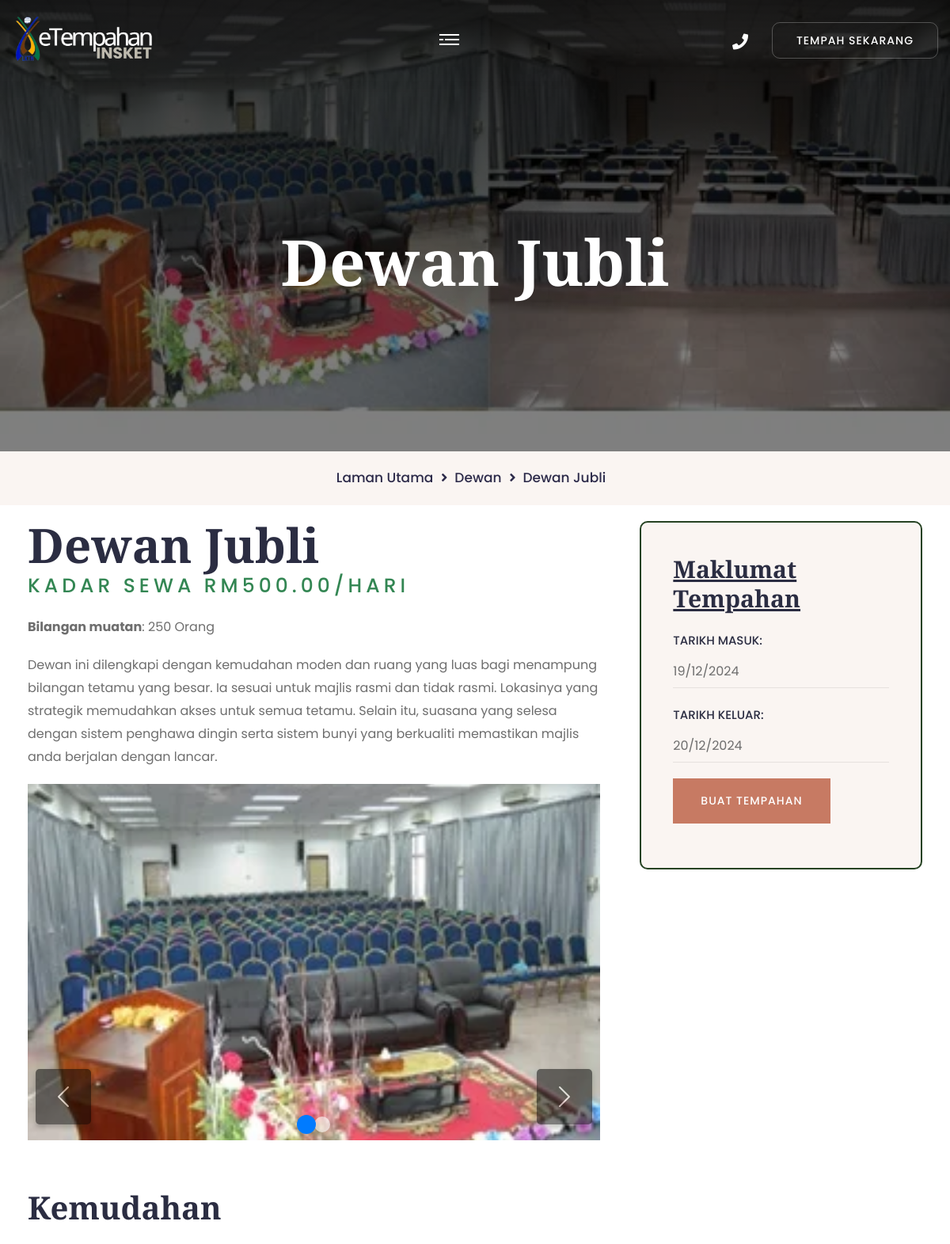
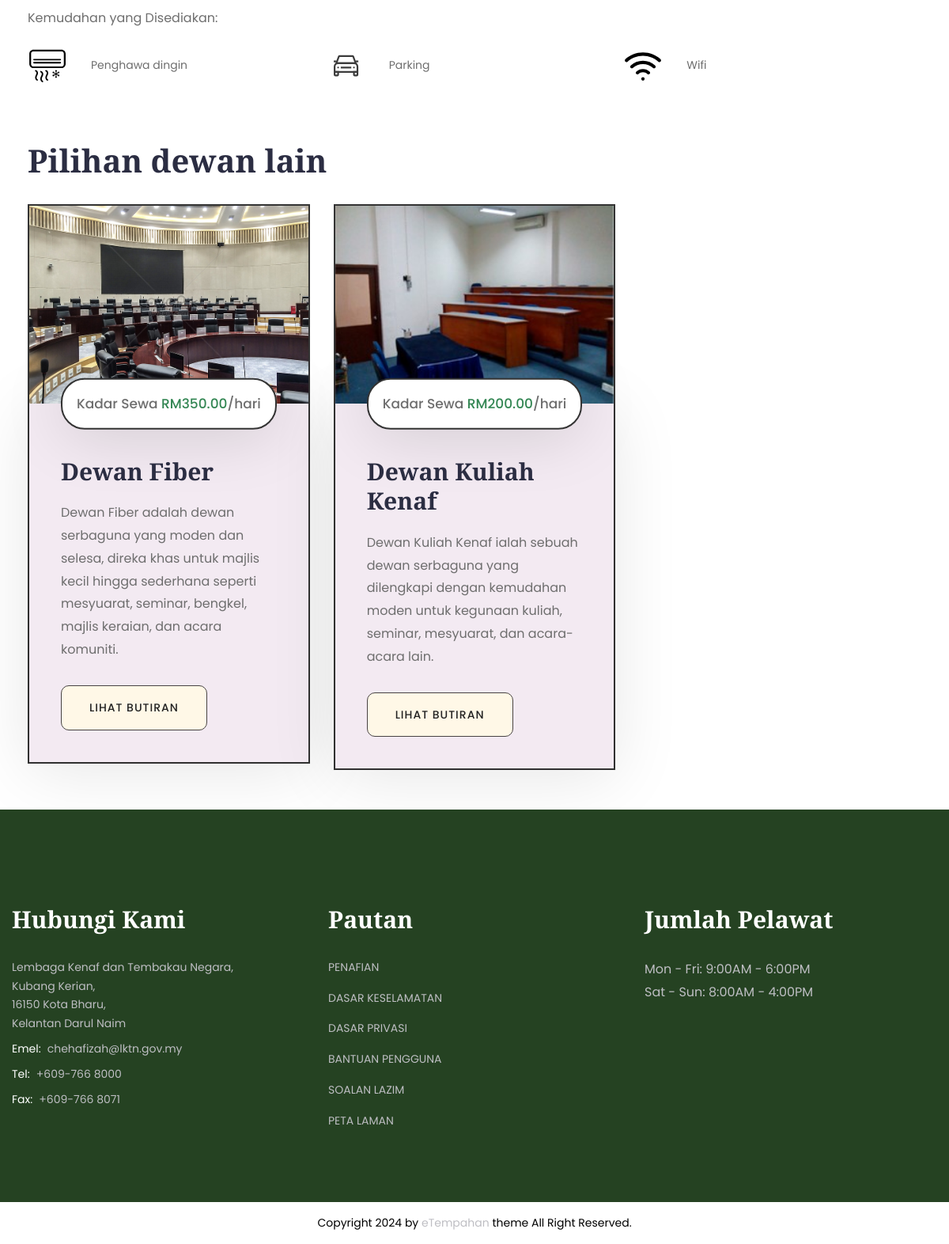
Screenshot of /dewanDetail.php?id_dewan=25 with the database file from the repository (2 pictures, top to bottom).
### tables this page shows
CREATE TABLE `url_gambar` (
  `id_gambar` int(10) NOT NULL,
  `jenis_gambar` enum('main','banner','add','') DEFAULT NULL,
  `url_gambar` text DEFAULT NULL,
  `id_bilik` int(10) DEFAULT NULL,
  `id_perkahwinan` int(10) DEFAULT NULL,
  `id_dewan` int(11) DEFAULT NULL
);

CREATE TABLE `dewan` (
  `id_dewan` int(11) NOT NULL,
  `nama_dewan` varchar(50) NOT NULL,
  `kadar_sewa` decimal(10,2) NOT NULL,
  `bilangan_muatan` int(11) NOT NULL,
  `penerangan` varchar(550) NOT NULL,
  `penerangan_ringkas` varchar(250) NOT NULL,
  `penerangan_kemudahan` varchar(250) NOT NULL,
  `status_dewan` enum('Tersedia','Tidak Tersedia') NOT NULL,
  `max_capacity` int(11) NOT NULL,
  `mula_tidak_tersedia` datetime DEFAULT NULL,
  `tamat_tidak_tersedia` datetime DEFAULT NULL
);

CREATE TABLE `kemudahan` (
  `id_kemudahan` int(11) NOT NULL,
  `nama` varchar(25) DEFAULT NULL,
  `icon_url` varchar(100) DEFAULT NULL
);

### dewanDetail.php (the view, shortened to what this page needs)
<!DOCTYPE html>
<html lang="en">
<head>
    <link href="assets/css/bootstrap.css" rel="stylesheet">
    <link href="assets/css/style.css" rel="stylesheet">
    <link href="assets/css/responsive.css" rel="stylesheet">
    <link href="assets/css/color.css" rel="stylesheet">
    <link href="assets/css/preloader.css" rel="stylesheet">
</head>
<body>
    <div class="page-wrapper">
        <?php include 'partials/header.php'; ?>
        <?php
        $conn = DBConnection::getConnection();
        if (isset($_GET['id_dewan'])) {
            $id_dewan = $_GET['id_dewan'];
        } else {
            echo '<div class="alert alert-danger">ID Dewan tidak ditemui.</div>';
            exit;
        }
        $query = "
			SELECT
				dewan.id_dewan,
				dewan.nama_dewan,
				dewan.kadar_sewa,
				dewan.bilangan_muatan,
				dewan.penerangan,
				dewan.penerangan_ringkas,
				dewan.penerangan_kemudahan,
				dewan.status_dewan,
				dewan.max_capacity,
				url_gambar.url_gambar,
				url_gambar.jenis_gambar
			FROM dewan
				LEFT JOIN url_gambar ON dewan.id_dewan = url_gambar.id_dewan
				WHERE dewan.id_dewan = ?
				";
        $stmt = $conn->prepare($query);
        $stmt->bind_param("i", $id_dewan);
        $stmt->execute();
        $result = $stmt->get_result();
        if ($result->num_rows > 0) {
            $utama_image = '';
            $banner_image = '';
            $tambahan_images = [];
            while ($row = $result->fetch_assoc()) {
                $id_dewan = $row['id_dewan'];
                $nama_dewan = $row['nama_dewan'];
                $kadar_sewa = $row['kadar_sewa'];
                $bilangan_muatan = $row['bilangan_muatan'];
                $penerangan = $row['penerangan'];
                $penerangan_kemudahan = $row['penerangan_kemudahan'];
                $url_gambar = $row['url_gambar'];
                $jenis_gambar = $row['jenis_gambar'];
                if ($jenis_gambar == 'main') {
                    $utama_image = $url_gambar;
                } elseif ($jenis_gambar == 'banner') {
                    $banner_image = $url_gambar;
                } elseif ($jenis_gambar == 'add') {
                    $tambahan_images[] = $url_gambar;
                }
            }
            ?>
            <div class="page-title" style="
                    background-image: url('adminDashboard/controller/<?php echo $banner_image; ?>');
                    background-repeat: no-repeat;
                    background-size: cover;
                    background-position: center;
                ">
                <div class="auto-container">
                    <h1><?php echo $nama_dewan; ?></h1>
                </div>
            </div>
            <div class="bredcrumb-wrap">
                <div class="auto-container">
                    <ul class="bredcrumb-list">
                        <li><a href="index.php">Laman Utama</a></li>
                        <li><a href="kemudahanDewan.php">Dewan</a></li>
                        <li><?php echo $nama_dewan; ?></li>
                    </ul>
                </div>
            </div>
            <?php
        } else {
            echo "<p>No details found for the selected hall.</p>";
        }
        ?>
        <section class="section-padding">
            <div class="auto-container">
                <div class="row">
                    <div class="col-lg-8 pe-lg-35">
                        <div class="single-post">
                            <h2 class="mb_10"><?php echo $nama_dewan; ?></h2>
                            <span class="section_heading_title_small" style="font-size: 25px;">Kadar Sewa
                                RM<?php echo htmlspecialchars(number_format($kadar_sewa, 2)); ?>/hari</span>
                            <p class="mb_20 mt_20"><strong>Bilangan muatan</strong>:
                                <?php echo htmlspecialchars($bilangan_muatan); ?> Orang</p>
                            <p class="mb_20"><?php echo htmlspecialchars($penerangan); ?></p>
                            <div id="imageCarousel" class="carousel slide mb_60" data-bs-ride="carousel">
                                <div class="carousel-inner">
                                    <?php if (!empty($utama_image)) { ?>
                                        <div class="carousel-item active">
                                            <img src="adminDashboard/controller/<?php echo $utama_image; ?>"
                                                alt="Gambar Utama" class="d-block w-100"
                                                style="height: 450px; object-fit: cover;">
                                        </div>
                                    <?php } ?>
                                </div>
                                <div class="carousel-indicators">
                                    <?php if (!empty($utama_image)) { ?>
                                        <button type="button" data-bs-target="#imageCarousel" data-bs-slide-to="0"
                                            class="active" aria-label="Slide 1"></button>
                                    <?php } ?>
                                    <?php
                                    if (!empty($tambahan_images)) {
                                        foreach ($tambahan_images as $index => $image) {
                                            $active_class = ($index == 0 && empty($utama_image)) ? 'active' : '';
                                            ?>
                                            <button type="button" data-bs-target="#imageCarousel"
                                                data-bs-slide-to="<?php echo $index + 1; ?>"
                                                class="<?php echo $active_class; ?>"
                                                aria-label="Slide <?php echo $index + 1; ?>"></button>
                                            <?php
                                        }
                                    }
                                    ?>
                                </div>
                                <button class="carousel-control-prev" type="button" data-bs-target="#imageCarousel"
                                    data-bs-slide="prev">
                                    <span class="carousel-control-prev-icon" aria-hidden="true"></span>
                                </button>
                                <button class="carousel-control-next" type="button" data-bs-target="#imageCarousel"
                                    data-bs-slide="next">
                                    <span class="carousel-control-next-icon" aria-hidden="true"></span>
                                </button>
                            </div>
                        </div>
                    </div>
                    <div class="col-lg-4">
                        <div class="widget mb_40 gray-bg p_40" style="border: #254222 solid 2px;">
                            <h4 class="mb_20"><u>Maklumat Tempahan</u></h4>
                            <div class="booking-form-3">
                                <form class="hotel-booking-form-1-form d-block"
                                    action="Controller/1_dewan.php?id_dewan=<?php echo htmlspecialchars($id_dewan); ?>"
                                    method="POST">
                                    <div class="form-group">
                                        <p class="hotel-booking-form-1-label">TARIKH MASUK:</p>
                                        <input type="text" placeholder="dd/mm/yyyy" name="checkInDate"
                                            id="nd_booking_archive_form_date_range_from" value="" />
                                    </div>
                                    <div class="form-group">
                                        <p class="hotel-booking-form-1-label">TARIKH KELUAR:</p>
                                        <input type="text" placeholder="dd/mm/yyyy" name="checkOutDate"
                                            id="nd_booking_archive_form_date_range_to" value="" />
                                    </div>
                                    <div class="form-group mb-3">
                                        <button type="submit" class="btn-1">Buat Tempahan<span></span></button>
                                    </div>
                                </form>
                            </div>
                        </div>
                    </div>
                    <h3 class="fs_40 mb_30">Kemudahan</h3>
                    <p class="mb_20"><?php echo htmlspecialchars($penerangan_kemudahan); ?></p>
                    <div class="row">
                        <?php
                        $query = "
							SELECT k.nama, k.icon_url
							FROM kemudahan k
							JOIN dewan_kemudahan dk ON k.id_kemudahan = dk.id_kemudahan
							WHERE dk.id_dewan = ?
						";
                        if ($stmt = $conn->prepare($query)) {
                            $stmt->bind_param("i", $id_dewan);
                            $stmt->execute();
                            $result = $stmt->get_result();
                            if ($result->num_rows > 0) {
                                while ($row = $result->fetch_assoc()) {
                                    $nama_kemudahan = $row['nama'];
                                    $icon_url = $row['icon_url'];
                                    echo '<div class="col-4">';
                                    echo '<div class="kemudahan-item">';
                                    if ($icon_url) {
                                        echo '<img src="' . $icon_url . '" alt="' . $nama_kemudahan . '" style="height: 50px; margin-right: 30px;">';
                                    }
                                    echo $nama_kemudahan;
                                    echo '</div>';
                                    echo '</div>';
                                }
                            } else {
                                echo '<div class="col-12">Tiada kemudahan tersedia.</div>';
                            }
                        }
                        ?>
                    </div>
                </div>
            </div>
        </section>
        <?php include 'partials/additional_dewan.php'; ?>
        <?php include 'partials/footer.php'; ?>
    </div>
    <div class="scroll-to-top">
        <div>
        </div>
    </div>
</body>
</html>

### partials/additional_dewan.php (shortened to what this page needs)
<section class="section-padding">
    <div class="auto-container">
        <div class="section_heading text-left mb_30 mt_30">
            <h3 class="section_heading_title_big">Pilihan dewan lain</h3>
        </div>
        <div class="row">
            <?php
            try {
                if (isset($_GET['id_dewan'])) {
                    $selected_id_dewan = (int)$_GET['id_dewan'];
                } elseif (isset($_SESSION['id_dewan'])) {
                    $selected_id_dewan = (int)$_SESSION['id_dewan'];
                } else {
                    $selected_id_dewan = 0;
                }
				$conn = DBConnection::getConnection();
                $stmt = $conn->prepare("SELECT r.*, dp.url_gambar AS gambar_utama
                                        FROM dewan r
                                        LEFT JOIN url_gambar dp ON r.id_dewan = dp.id_dewan AND dp.jenis_gambar = 'main'
                                        WHERE r.id_dewan != ?");
                $stmt->bind_param("i", $selected_id_dewan);
                $stmt->execute();
                $result = $stmt->get_result();
                if ($result->num_rows > 0) {
                    $delay = 0.2;
                    while ($dewan = $result->fetch_assoc()) {
                        $id_dewan = htmlspecialchars($dewan['id_dewan']);
                        $nama_dewan = htmlspecialchars($dewan['nama_dewan']);
                        $kadar_sewa = htmlspecialchars($dewan['kadar_sewa']);
                        $penerangan_ringkas = htmlspecialchars($dewan['penerangan_ringkas']);
                        $main_img = !empty($dewan['gambar_utama']) ? htmlspecialchars($dewan['gambar_utama']) : 'default-image.jpg';
                        $animation_delay = $delay . 's';
                        $delay += 0.2;
            ?>
            <div class="col-lg-4 col-md-6">
                <div class="room-1-block wow fadeInUp" data-wow-delay="<?php echo $animation_delay; ?>" data-wow-duration="1.2s">
                    <div class="room-1-image hvr-img-zoom-1">
                        <img src="adminDashboard/controller/<?php echo $main_img; ?>" alt="<?php echo $nama_dewan; ?>" style="width: 100%; height: 250px; object-fit: cover;">
                    </div>
                    <div class="room-1-content">
                        <p class="room-1-meta-info">Kadar Sewa <span class="theme-color">RM<?php echo $kadar_sewa; ?></span>/hari</p>
                        <h4 class="room-1-title mb_20">
                            <a href="dewanDetail.php?id_dewan=<?php echo $id_dewan; ?>">
                                <?php echo $nama_dewan; ?>
                            </a>
                        </h4>
                        <p class="room-1-text mb_30"><?php echo $penerangan_ringkas; ?></p>
                        <div class="link-btn">
                            <a href="dewanDetail.php?id_dewan=<?php echo $id_dewan; ?>" class="btn-1 btn-alt">Lihat Butiran <span></span></a>
                        </div>
                    </div>
                </div>
            </div>
            <?php
                    }
                } else {
                    echo '<p class="no-results">Tiada pilihan dewan lain buat masa ini.</p>';
                }
            } catch (mysqli_sql_exception $e) {
                echo "<p>Error: " . htmlspecialchars($e->getMessage()) . "</p>";
            }
            ?>
        </div>
    </div>
</section>

### rows the page displays
url_gambar: url_gambar (picture)
dewan: nama_dewan "Dewan Jubli", kadar_sewa "500.00", bilangan_muatan "250", penerangan "Dewan ini dilengkapi dengan kemudahan moden dan ruang yang luas bagi menampung bilangan tetamu yang besar. Ia sesuai untuk majlis rasmi dan tidak rasmi. Lokasinya yang strategik memudahkan akses untuk semua tetamu. Selain itu, suasana yang selesa dengan sistem penghawa dingin serta sistem bunyi yang berkualiti memastikan majlis anda berjalan dengan lancar.", penerangan_kemudahan "Kemudahan yang Disediakan:"
url_gambar: url_gambar (picture)
kemudahan: icon_url (picture), nama "Penghawa dingin"
kemudahan: icon_url (picture), nama "Parking"
kemudahan: icon_url (picture), nama "Wifi"
url_gambar: url_gambar (picture), id_dewan.kadar_sewa "350.00", id_dewan.nama_dewan "Dewan Fiber", id_dewan.penerangan_ringkas "Dewan Fiber adalah dewan serbaguna yang moden dan selesa, direka khas untuk majlis kecil hingga sederhana seperti mesyuarat, seminar, bengkel, majlis keraian, dan acara komuniti."
url_gambar: url_gambar (picture), id_dewan.kadar_sewa "200.00", id_dewan.nama_dewan "Dewan Kuliah Kenaf", id_dewan.penerangan_ringkas "Dewan Kuliah Kenaf ialah sebuah dewan serbaguna yang dilengkapi dengan kemudahan moden untuk kegunaan kuliah, seminar, mesyuarat, dan acara-acara lain."
